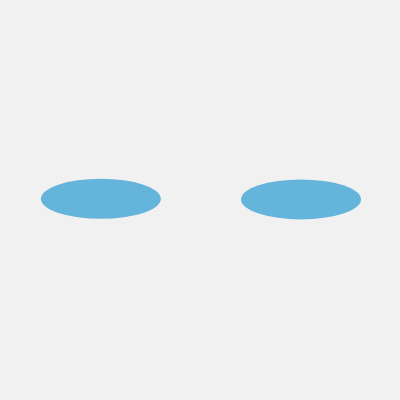
Frame 1 (no input)
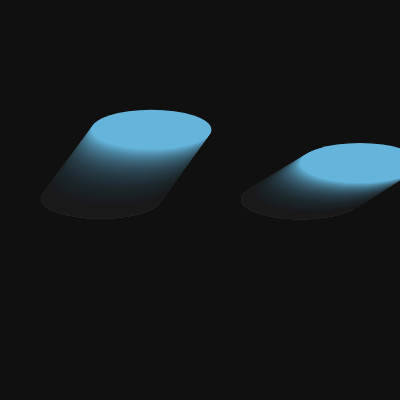
Frame 60 (no input)
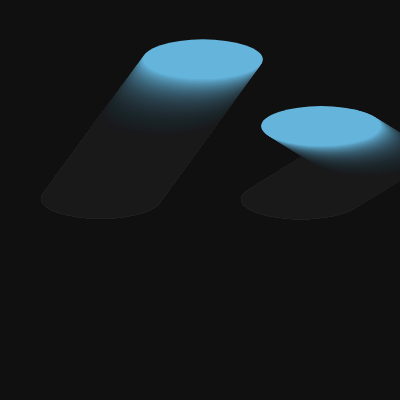
Frame 120 (the mouse pressed at the canvas centre since frame 60)

The p5.js sketch that drew these frames (run headless with seeded random() and noise() and a simulated clock; from frame 60 on, the mouse is pressed at the canvas centre):

// p5.js sketch
// ── sketch.js
let balls = [];

function setup() {
  createCanvas(400, 400);

  balls.push(new Ball(100, 200));
  balls.push(new Ball(300, 200));
}

function draw() {
  background(20, 15);

  let dx = balls[0].pos.x - balls[1].pos.x;
  let dy = balls[0].pos.y - balls[1].pos.y;

  let scaledDx = dx / 120;
  let scaledDy = dy / 40;

  let d = sqrt(scaledDx * scaledDx + scaledDy * scaledDy);

  let colliding = d < 1;

  for (let i = 0; i < balls.length; i++) {
    balls[i].move();
    balls[i].show(colliding);
  }
}

class Ball {
  constructor(x, y) {
    this.pos = createVector(x, y);
    this.vel = createVector(random(-2, 2), random(-2, 2));
    this.r = 30;
  }

 move() {
  this.pos.add(this.vel);

  // bounce off left/right walls
  if (this.pos.x > width - this.r) {
    this.pos.x = width - this.r;
    this.vel.x *= -1;
  }
  if (this.pos.x < this.r) {
    this.pos.x = this.r;
    this.vel.x *= -1;
  }

  // bounce off top/bottom walls
  if (this.pos.y > height - this.r) {
    this.pos.y = height - this.r;
    this.vel.y *= -1;
  }
  if (this.pos.y < this.r) {
    this.pos.y = this.r;
    this.vel.y *= -1;
  }
}

  show(colliding) {
    if (colliding) {
      fill(255, 80, 80); // red when touch
    } else {
      fill(100, 180, 220); // normal color
    }

    noStroke();
    ellipse(this.pos.x, this.pos.y, 120, 40);
  }
}
